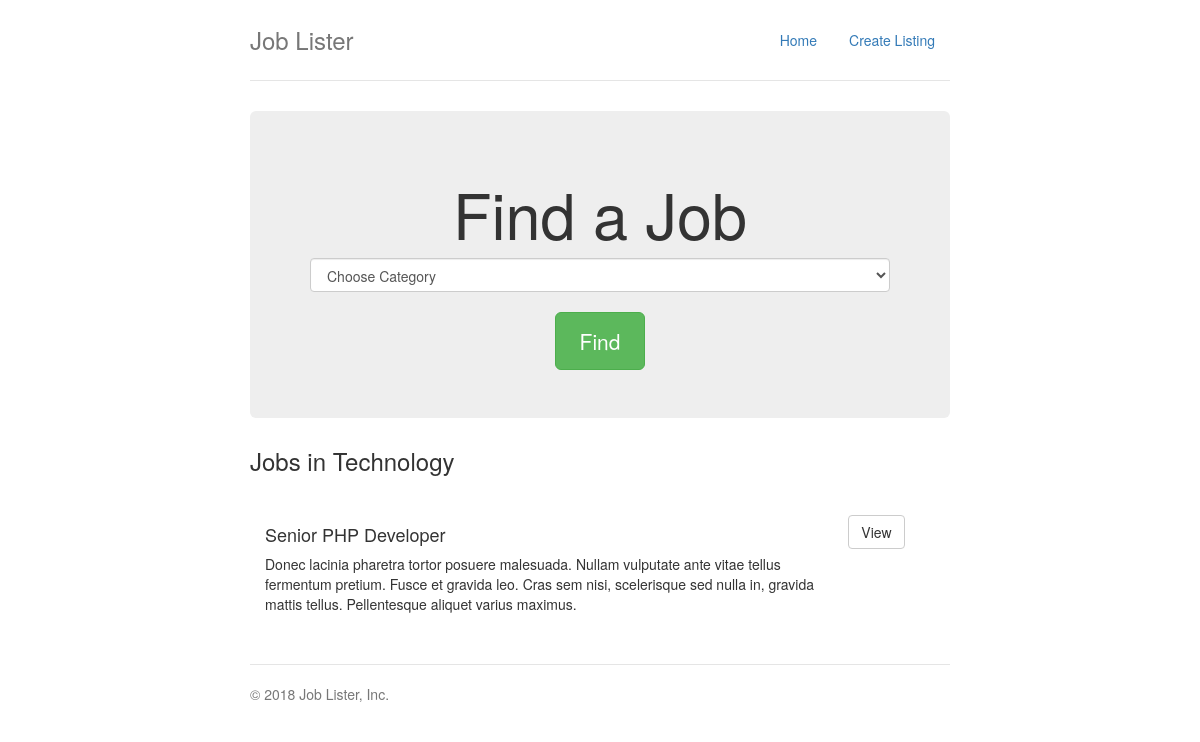
Screenshot of /index.php?category=2 with the database file from the repository.
### tables this page shows
CREATE TABLE `jobs` (
  `job_id` int(11) NOT NULL,
  `category_id` int(11) NOT NULL,
  `job_company` varchar(255) NOT NULL,
  `job_title` varchar(255) NOT NULL,
  `job_desc` varchar(255) NOT NULL,
  `job_salary` varchar(255) NOT NULL,
  `job_location` varchar(255) NOT NULL,
  `job_contact_user` varchar(255) NOT NULL,
  `job_contact_email` varchar(255) NOT NULL,
  `job_post_date` timestamp NOT NULL DEFAULT current_timestamp()
);

### classes/clsTemplate.php (called while the page is built, shortened)
<?php
class clsTemplate
{
    protected $template;
    public function __construct($template)
    {
        $this->template = $template;
    }
    public function __toString()
    {
        include basename($this->template);
        return ob_get_clean();
    }
}

### classes/clsDBH.php (called while the page is built, shortened)
<?php
class clsDBH
{
    private $host = DB_HOST;
    private $user = DB_USER;
    private $pass = DB_PASS;
    private $db_name = DB_NAME;
    private $dbh;
    private $stmt;
    public function __construct()
    {
        $dsn = 'mysql:host=' . $this->host . ';dbname=' . $this->db_name;
        $options = array(
            PDO::ATTR_PERSISTENT => true,
            PDO::ATTR_ERRMODE => PDO::ERRMODE_EXCEPTION
        );
        try
        {
            $this->dbh = new PDO($dsn, $this->user, $this->pass, $options);
        }
        catch(PDOException $e)
        {
            $this->error = $e->getMessage();
            echo $this->error;
        }
    }
    public function query($query)
    {
        $this->stmt = $this->dbh->prepare($query);
    }
    public function bind($param, $value, $type = null)
    {
        if (is_null($type))
        {
            switch (true)
            {
                default:
                    $type = PDO::PARAM_STR;
                    break;
            }
        }
        $this->stmt->bindValue($param, $value, $type);
    }
    public function execute()
    {
        return $this->stmt->execute();
    }
    public function resultSet()
    {
        $this->execute();
        return $this->stmt->fetchAll(PDO::FETCH_OBJ);
    }
}

### classes/clsJob.php (called while the page is built, shortened)
<?php
class clsJob
{
    private $db;
    public function __construct()
    {
        $this->db = new clsDBH;
    }
    public function getCategories()
    {
        $this->db->query("SELECT * FROM categories;");
        $results = $this->db->resultSet();
        return $results;
    }
    public function getByCategory($category)
    {
        $this->db->query("SELECT jobs.*, categories.category_name AS cname
            FROM jobs INNER JOIN categories
            ON jobs.category_id = categories.category_id
            WHERE jobs.category_id = '$category'
            ORDER by job_post_date DESC;");
        $results = $this->db->resultSet();
        return $results;
    }
    public function getCategory($category_id)
    {
        $this->db->query("SELECT * FROM categories
            WHERE category_id = :category_id;");
        $this->db->bind(':category_id', $category_id);
        $row = $this->db->single();
        return $row;
    }
}

### templates/tmpFrontpage.php (the view, shortened to what this page needs)
<?php include_once '../includes/incHeader.php'; ?>
<div class="jumbotron">
    <h1>Find a Job</h1>
    <form method="GET" action="index.php">
        <select name="category" class="form-control">
            <option value="0">Choose Category</option>
        </select>
        <br>
        <input type="submit" class="btn btn-lg btn-success" value="Find">
    </form>
</div>
<h3><?php echo $title; ?></h3>
<?php foreach($jobs as $job): ?>
    <div class="row marketing">
        <div class="col-md-10">
            <h4><?php echo $job->job_title; ?></h4>
            <p><?php echo $job->job_desc; ?></p>
        </div>
        <div class="col-md-2">
            <a class="btn btn-default" href="job.php?job=<?php echo $job->job_id; ?>">View</a>
        </div>
    </div>
<?php endforeach; ?>
<?php include_once '../includes/incFooter.php'; ?>

### css/style.css (style rules this page uses)
body { padding-top: 20px; padding-bottom: 20px; }
.header, .marketing, .footer { padding-right: 15px; padding-left: 15px; }
.jumbotron { text-align: center; border-bottom: 1px solid #e5e5e5; }
.jumbotron .btn { padding: 14px 24px; font-size: 21px; }
.marketing { margin: 40px 0; }
@media screen and (min-width: 768px) { .header, .marketing, .footer { padding-right: 0; padding-left: 0; } }
@media screen and (min-width: 768px) { .jumbotron { border-bottom: 0; } }

### rows the page displays
jobs: job_title "Senior PHP Developer", job_desc "Donec lacinia pharetra tortor posuere malesuada. Nullam vulputate ante vitae tellus fermentum pretium. Fusce et gravida leo. Cras sem nisi, scelerisque sed nulla in, gravida mattis tellus. Pellentesque aliquet varius maximus."

### other values shown
SITE_TITLE "Job Lister"
$title "Jobs in Technology"
